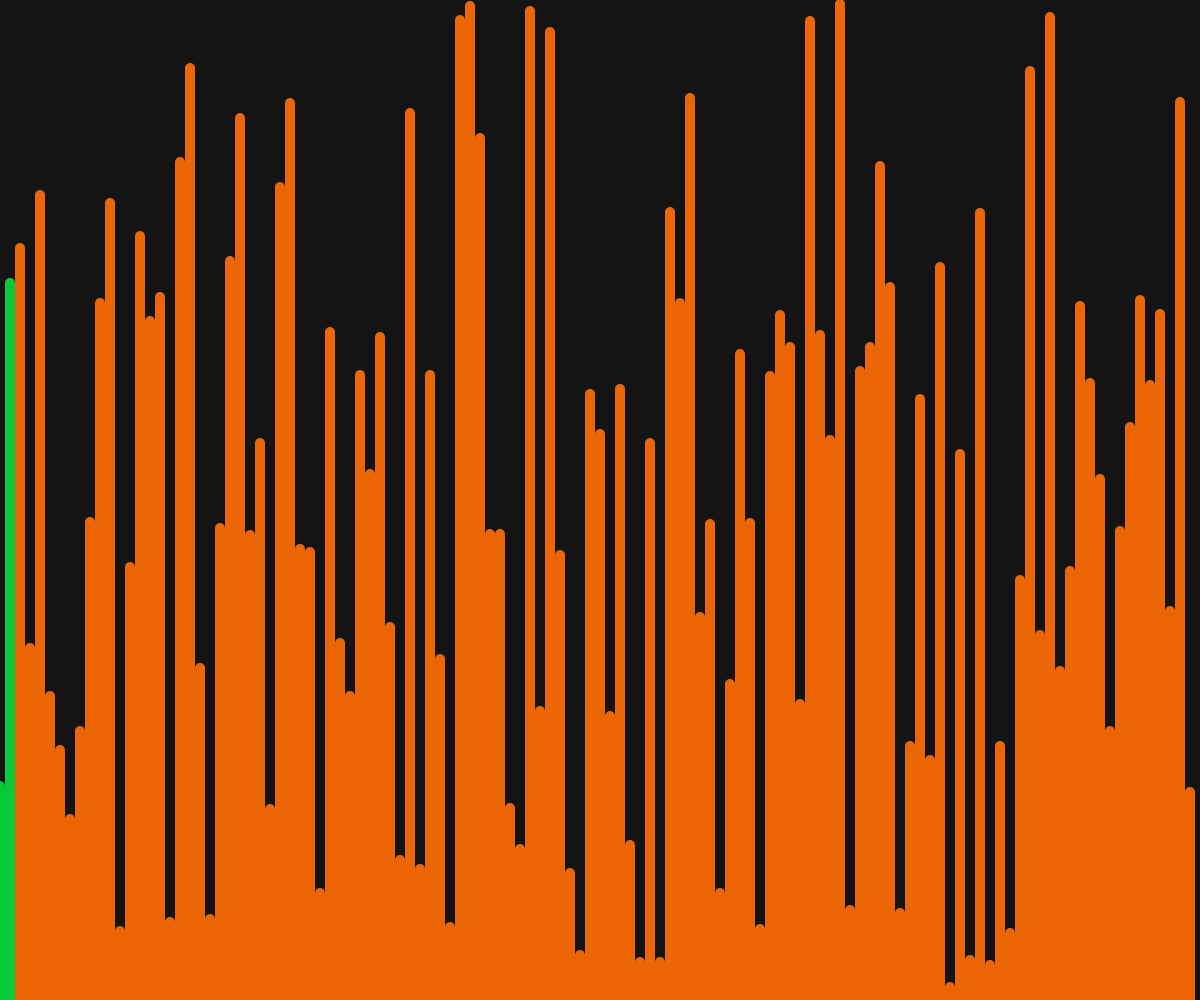
Frame 1 (no input)
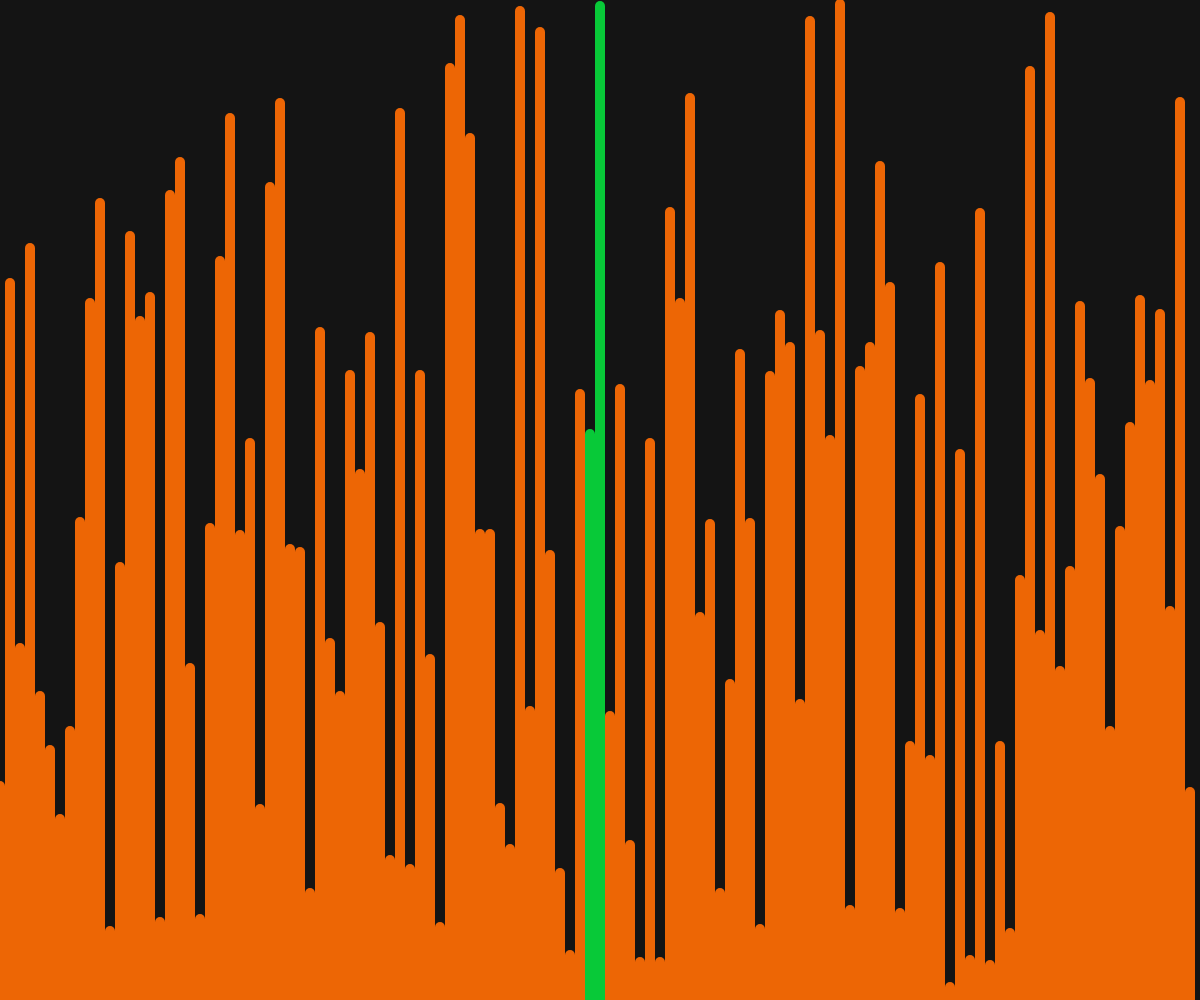
Frame 60 (no input)
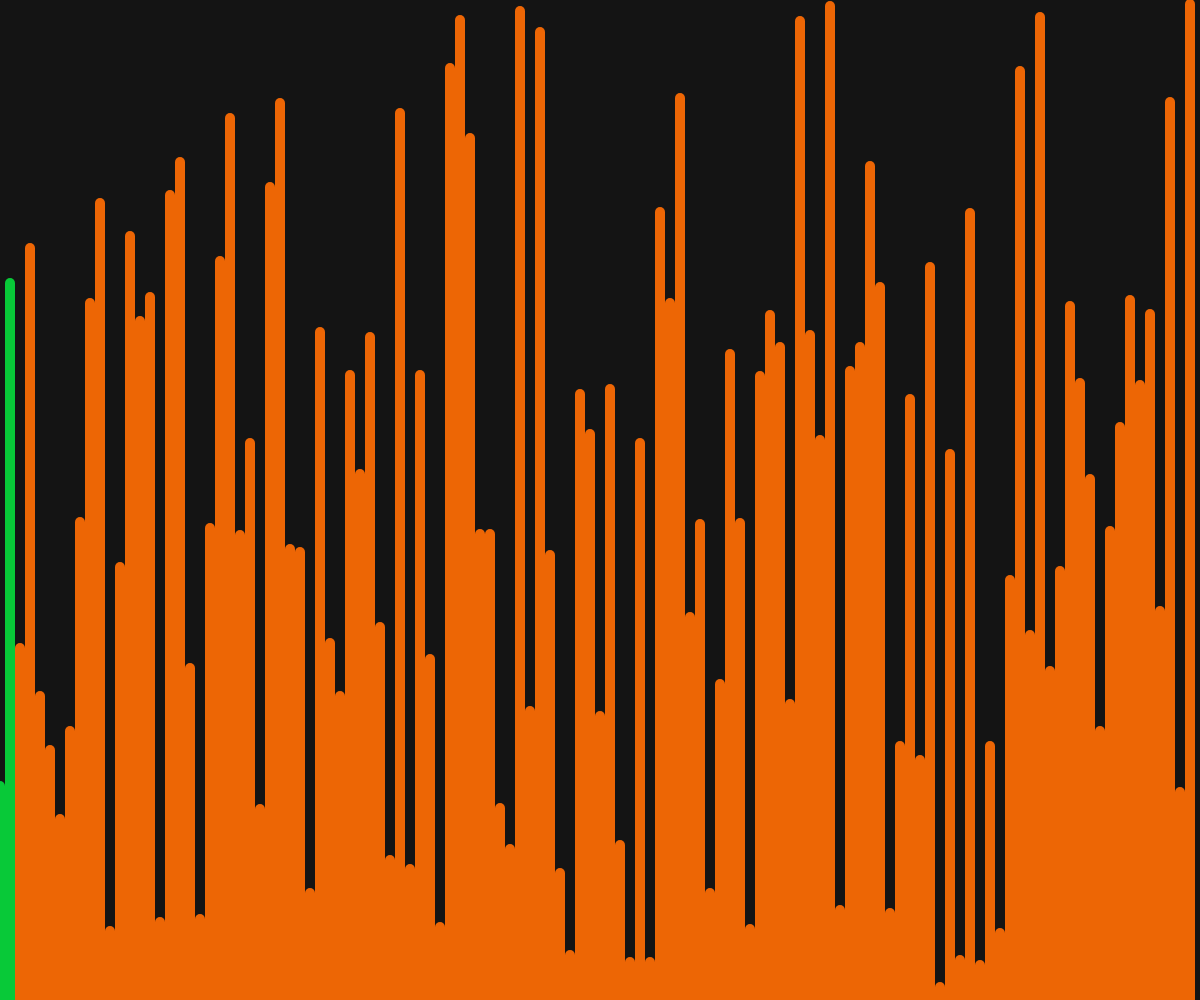
Frame 120 (the mouse pressed at the canvas centre since frame 60)

The p5.js sketch that drew these frames (run headless with seeded random() and noise() and a simulated clock; from frame 60 on, the mouse is pressed at the canvas centre):

// p5.js sketch
// ── sketch.js

let values = [];
let i = 0;
let j = 0;
function setup() {

    createCanvas(windowWidth, windowHeight);

    for(let index = 0; index < width / 10; index++) {
        values.push( floor( random(10, height)));
    };
    frameRate(20);
    strokeWeight(10);

}

function draw() {

    background(20);

    let a = values[j];
    let b = values[j + 1];
    if(a > b) {
        let temp = values[j + 1];
        values[j + 1] = values[j];
        values[j] = temp;
    }


    for(let i = 0; i < values.length; i++) {
        let k = map(i, 0, values.length, 0, width);
        stroke(237, 102, 5);
        if( i == j || i == j + 1) {
            stroke(8, 201, 56);
        }
        line(k, height, k, height - values[i]);
    }

    if(i < values.length) {
        j++;
        if( j >= values.length - i - 1) {
            j = 0;
            i++;
        }
    } else {
        console.log("finished");
        noLoop();
    }

}
